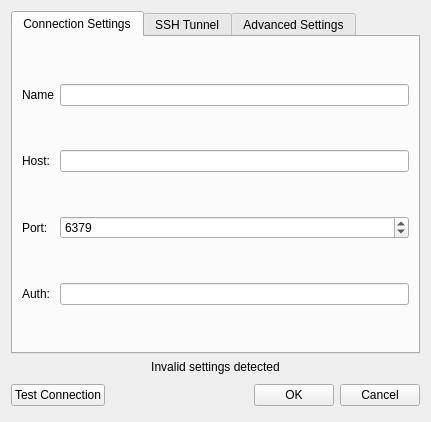
<?xml version="1.0" encoding="UTF-8"?>
<ui version="4.0">
 <class>connectionDialog</class>
 <widget class="QDialog" name="connectionDialog">
  <property name="windowModality">
   <enum>Qt::WindowModal</enum>
  </property>
  <property name="geometry">
   <rect>
    <x>0</x>
    <y>0</y>
    <width>431</width>
    <height>422</height>
   </rect>
  </property>
  <property name="sizePolicy">
   <sizepolicy hsizetype="MinimumExpanding" vsizetype="MinimumExpanding">
    <horstretch>0</horstretch>
    <verstretch>0</verstretch>
   </sizepolicy>
  </property>
  <property name="minimumSize">
   <size>
    <width>341</width>
    <height>223</height>
   </size>
  </property>
  <property name="maximumSize">
   <size>
    <width>3410</width>
    <height>2230</height>
   </size>
  </property>
  <property name="contextMenuPolicy">
   <enum>Qt::DefaultContextMenu</enum>
  </property>
  <property name="windowTitle">
   <string>Connection</string>
  </property>
  <property name="modal">
   <bool>true</bool>
  </property>
  <layout class="QGridLayout" name="gridLayout_5">
   <property name="sizeConstraint">
    <enum>QLayout::SetMaximumSize</enum>
   </property>
   <item row="1" column="0">
    <widget class="QLabel" name="validationWarning">
     <property name="text">
      <string>&lt;html&gt;&lt;head/&gt;&lt;body&gt;&lt;p align=&quot;center&quot;&gt;&lt;img src=&quot;:/images/alert.png&quot;/&gt; Invalid settings detected&lt;/p&gt;&lt;/body&gt;&lt;/html&gt;</string>
     </property>
    </widget>
   </item>
   <item row="0" column="0">
    <widget class="QTabWidget" name="tabs">
     <property name="tabPosition">
      <enum>QTabWidget::North</enum>
     </property>
     <property name="tabShape">
      <enum>QTabWidget::Rounded</enum>
     </property>
     <property name="currentIndex">
      <number>0</number>
     </property>
     <property name="elideMode">
      <enum>Qt::ElideRight</enum>
     </property>
     <widget class="QWidget" name="mainTab">
      <attribute name="title">
       <string>Connection Settings</string>
      </attribute>
      <layout class="QGridLayout" name="gridLayout">
       <item row="1" column="1">
        <widget class="QLineEdit" name="hostEdit"/>
       </item>
       <item row="3" column="1">
        <widget class="QLineEdit" name="authEdit"/>
       </item>
       <item row="0" column="0">
        <widget class="QLabel" name="label_3">
         <property name="text">
          <string>Name</string>
         </property>
        </widget>
       </item>
       <item row="0" column="1">
        <widget class="QLineEdit" name="nameEdit"/>
       </item>
       <item row="1" column="0">
        <widget class="QLabel" name="hostLabel">
         <property name="text">
          <string>Host:</string>
         </property>
         <property name="alignment">
          <set>Qt::AlignLeading|Qt::AlignLeft|Qt::AlignVCenter</set>
         </property>
        </widget>
       </item>
       <item row="2" column="1">
        <widget class="QSpinBox" name="portSpinBox">
         <property name="minimum">
          <number>1</number>
         </property>
         <property name="maximum">
          <number>65535</number>
         </property>
         <property name="value">
          <number>6379</number>
         </property>
        </widget>
       </item>
       <item row="2" column="0">
        <widget class="QLabel" name="portLabel">
         <property name="text">
          <string>Port:</string>
         </property>
         <property name="alignment">
          <set>Qt::AlignLeading|Qt::AlignLeft|Qt::AlignVCenter</set>
         </property>
        </widget>
       </item>
       <item row="3" column="0">
        <widget class="QLabel" name="authLabel">
         <property name="text">
          <string>Auth:</string>
         </property>
         <property name="alignment">
          <set>Qt::AlignLeading|Qt::AlignLeft|Qt::AlignVCenter</set>
         </property>
        </widget>
       </item>
      </layout>
     </widget>
     <widget class="QWidget" name="sshTab">
      <attribute name="title">
       <string>SSH Tunnel</string>
      </attribute>
      <layout class="QGridLayout" name="gridLayout_2">
       <item row="2" column="0">
        <widget class="QLabel" name="label_5">
         <property name="text">
          <string>Remote Port</string>
         </property>
        </widget>
       </item>
       <item row="3" column="1">
        <widget class="QLineEdit" name="sshUser"/>
       </item>
       <item row="5" column="1">
        <widget class="QGroupBox" name="sshPasswordGroup">
         <property name="sizePolicy">
          <sizepolicy hsizetype="Preferred" vsizetype="Fixed">
           <horstretch>0</horstretch>
           <verstretch>0</verstretch>
          </sizepolicy>
         </property>
         <property name="title">
          <string>Password</string>
         </property>
         <property name="checkable">
          <bool>true</bool>
         </property>
         <layout class="QGridLayout" name="gridLayout_6">
          <item row="0" column="0">
           <widget class="QLineEdit" name="sshPass">
            <property name="inputMask">
             <string/>
            </property>
            <property name="echoMode">
             <enum>QLineEdit::Password</enum>
            </property>
           </widget>
          </item>
          <item row="0" column="1">
           <widget class="QCheckBox" name="showPasswordCheckbox">
            <property name="text">
             <string>Show pass</string>
            </property>
           </widget>
          </item>
         </layout>
        </widget>
       </item>
       <item row="1" column="0">
        <widget class="QLabel" name="label">
         <property name="text">
          <string>Remote Host</string>
         </property>
        </widget>
       </item>
       <item row="1" column="1">
        <widget class="QLineEdit" name="sshHost"/>
       </item>
       <item row="2" column="1">
        <widget class="QSpinBox" name="sshPort">
         <property name="minimum">
          <number>1</number>
         </property>
         <property name="maximum">
          <number>65535</number>
         </property>
         <property name="value">
          <number>22</number>
         </property>
        </widget>
       </item>
       <item row="0" column="0" colspan="2">
        <widget class="QCheckBox" name="useSshTunnel">
         <property name="text">
          <string>Use SSH Tunnel</string>
         </property>
        </widget>
       </item>
       <item row="3" column="0">
        <widget class="QLabel" name="label_2">
         <property name="text">
          <string>User Name</string>
         </property>
        </widget>
       </item>
       <item row="4" column="1">
        <widget class="QGroupBox" name="sshKeysGroup">
         <property name="sizePolicy">
          <sizepolicy hsizetype="Preferred" vsizetype="Fixed">
           <horstretch>0</horstretch>
           <verstretch>0</verstretch>
          </sizepolicy>
         </property>
         <property name="title">
          <string>Private Key</string>
         </property>
         <property name="checkable">
          <bool>true</bool>
         </property>
         <property name="checked">
          <bool>false</bool>
         </property>
         <layout class="QGridLayout" name="gridLayout_4">
          <item row="0" column="2">
           <widget class="QPushButton" name="selectPrivateKeyPath">
            <property name="text">
             <string>Browse</string>
            </property>
           </widget>
          </item>
          <item row="0" column="1">
           <widget class="QLineEdit" name="privateKeyPath"/>
          </item>
          <item row="0" column="0">
           <widget class="QLabel" name="label_9">
            <property name="text">
             <string>Path</string>
            </property>
           </widget>
          </item>
         </layout>
        </widget>
       </item>
      </layout>
     </widget>
     <widget class="QWidget" name="advSettingsTab">
      <property name="sizePolicy">
       <sizepolicy hsizetype="Expanding" vsizetype="Expanding">
        <horstretch>0</horstretch>
        <verstretch>0</verstretch>
       </sizepolicy>
      </property>
      <attribute name="title">
       <string>Advanced Settings</string>
      </attribute>
      <layout class="QGridLayout" name="gridLayout_3">
       <item row="0" column="0">
        <widget class="QLabel" name="label_6">
         <property name="text">
          <string>Namespace separator</string>
         </property>
        </widget>
       </item>
       <item row="0" column="1">
        <widget class="QLineEdit" name="namespaceSeparator"/>
       </item>
       <item row="1" column="0">
        <widget class="QLabel" name="label_7">
         <property name="text">
          <string>Connection Timeout (sec)</string>
         </property>
        </widget>
       </item>
       <item row="1" column="1">
        <widget class="QSpinBox" name="connectionTimeout">
         <property name="enabled">
          <bool>true</bool>
         </property>
         <property name="minimum">
          <number>1</number>
         </property>
         <property name="maximum">
          <number>1000000000</number>
         </property>
        </widget>
       </item>
       <item row="2" column="0">
        <widget class="QLabel" name="label_8">
         <property name="text">
          <string>Command execution timeout (sec)</string>
         </property>
        </widget>
       </item>
       <item row="2" column="1">
        <widget class="QSpinBox" name="executionTimeout">
         <property name="enabled">
          <bool>true</bool>
         </property>
         <property name="minimum">
          <number>1</number>
         </property>
         <property name="maximum">
          <number>1000000000</number>
         </property>
        </widget>
       </item>
      </layout>
     </widget>
    </widget>
   </item>
   <item row="2" column="0">
    <layout class="QHBoxLayout">
     <property name="spacing">
      <number>6</number>
     </property>
     <property name="leftMargin">
      <number>0</number>
     </property>
     <property name="topMargin">
      <number>0</number>
     </property>
     <property name="rightMargin">
      <number>0</number>
     </property>
     <property name="bottomMargin">
      <number>0</number>
     </property>
     <item>
      <widget class="QPushButton" name="testConnectionButton">
       <property name="enabled">
        <bool>true</bool>
       </property>
       <property name="text">
        <string>Test Connection</string>
       </property>
       <property name="checkable">
        <bool>false</bool>
       </property>
      </widget>
     </item>
     <item>
      <spacer>
       <property name="orientation">
        <enum>Qt::Horizontal</enum>
       </property>
       <property name="sizeHint" stdset="0">
        <size>
         <width>131</width>
         <height>31</height>
        </size>
       </property>
      </spacer>
     </item>
     <item>
      <widget class="QPushButton" name="okButton">
       <property name="text">
        <string>OK</string>
       </property>
      </widget>
     </item>
     <item>
      <widget class="QPushButton" name="cancelButton">
       <property name="text">
        <string>Cancel</string>
       </property>
      </widget>
     </item>
    </layout>
   </item>
  </layout>
 </widget>
 <tabstops>
  <tabstop>nameEdit</tabstop>
  <tabstop>hostEdit</tabstop>
  <tabstop>portSpinBox</tabstop>
  <tabstop>authEdit</tabstop>
  <tabstop>okButton</tabstop>
  <tabstop>cancelButton</tabstop>
  <tabstop>useSshTunnel</tabstop>
  <tabstop>sshHost</tabstop>
  <tabstop>sshPort</tabstop>
  <tabstop>sshUser</tabstop>
  <tabstop>tabs</tabstop>
 </tabstops>
 <resources/>
 <connections>
  <connection>
   <sender>cancelButton</sender>
   <signal>clicked()</signal>
   <receiver>connectionDialog</receiver>
   <slot>reject()</slot>
   <hints>
    <hint type="sourcelabel">
     <x>369</x>
     <y>253</y>
    </hint>
    <hint type="destinationlabel">
     <x>179</x>
     <y>282</y>
    </hint>
   </hints>
  </connection>
 </connections>
</ui>
